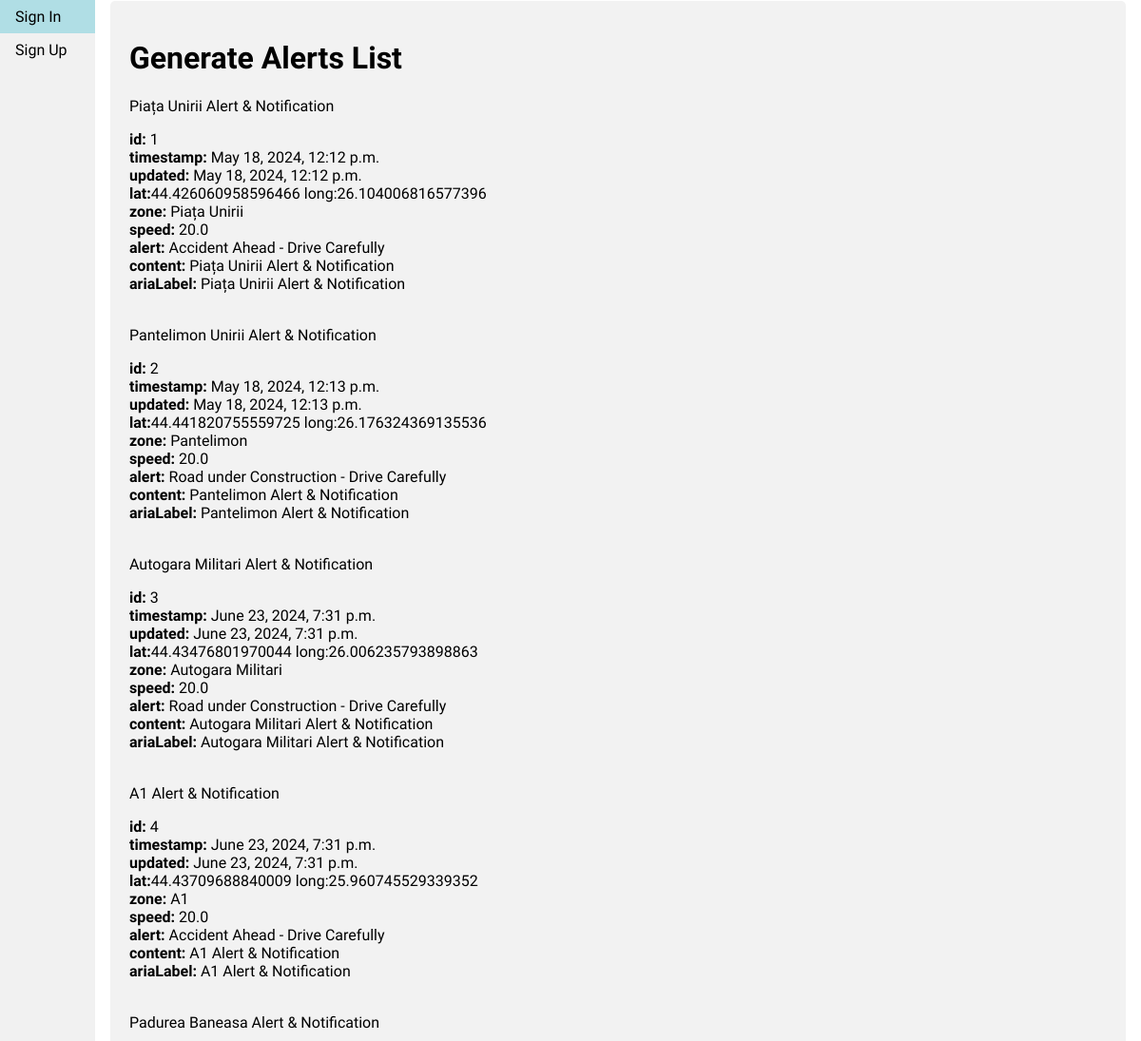
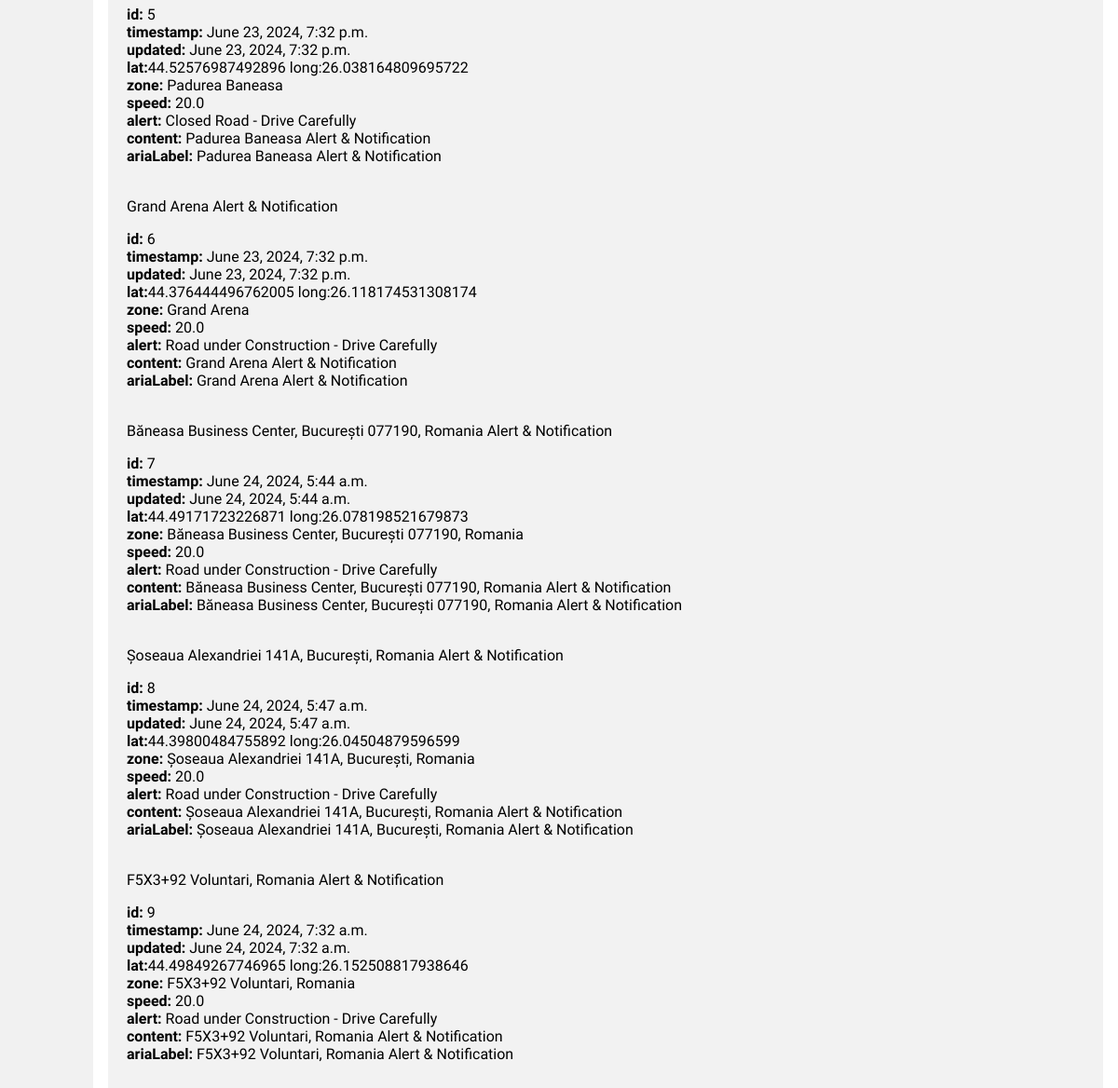
The app's page /generateAlertsList, older data (2 pictures, top to bottom).
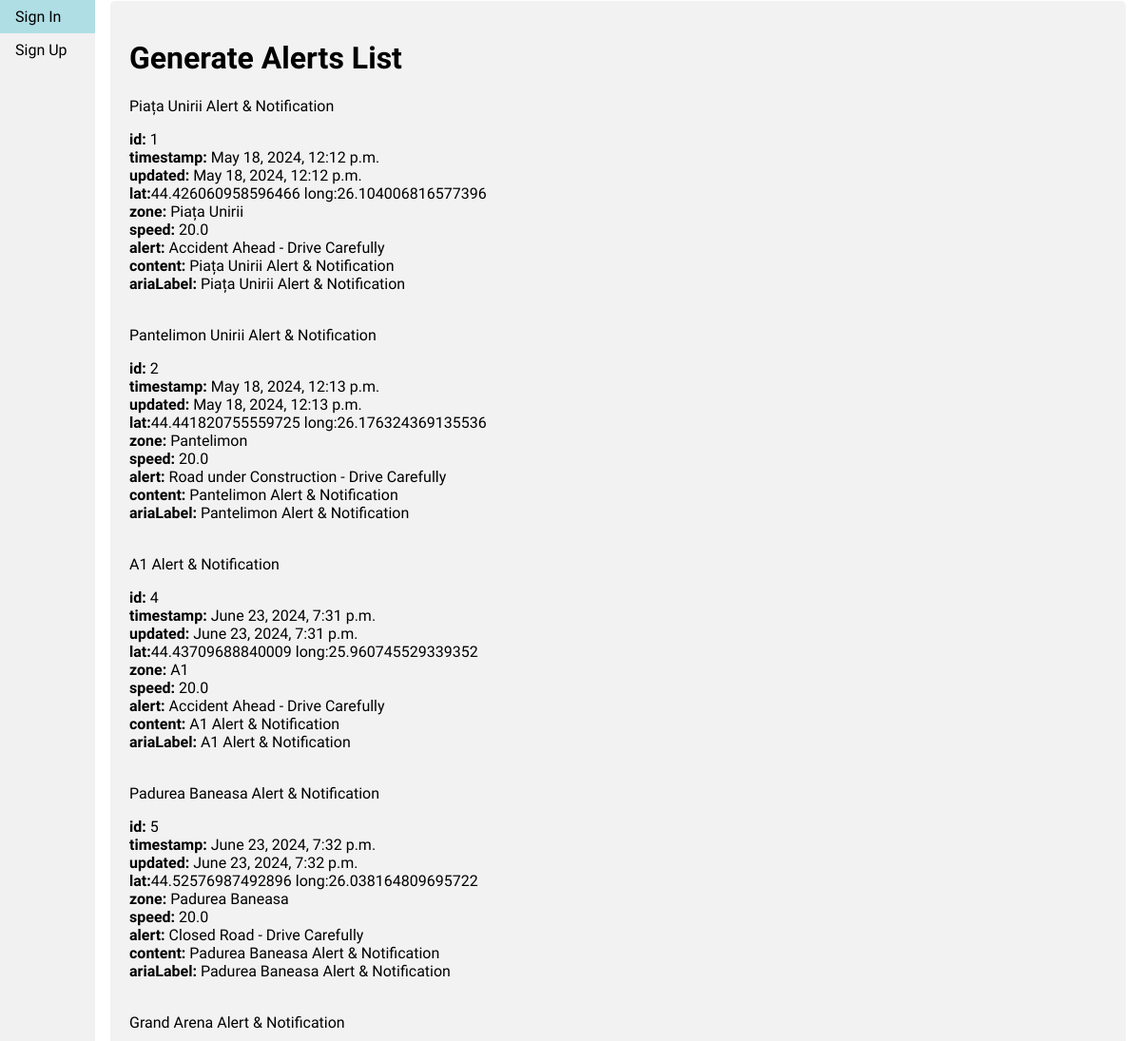
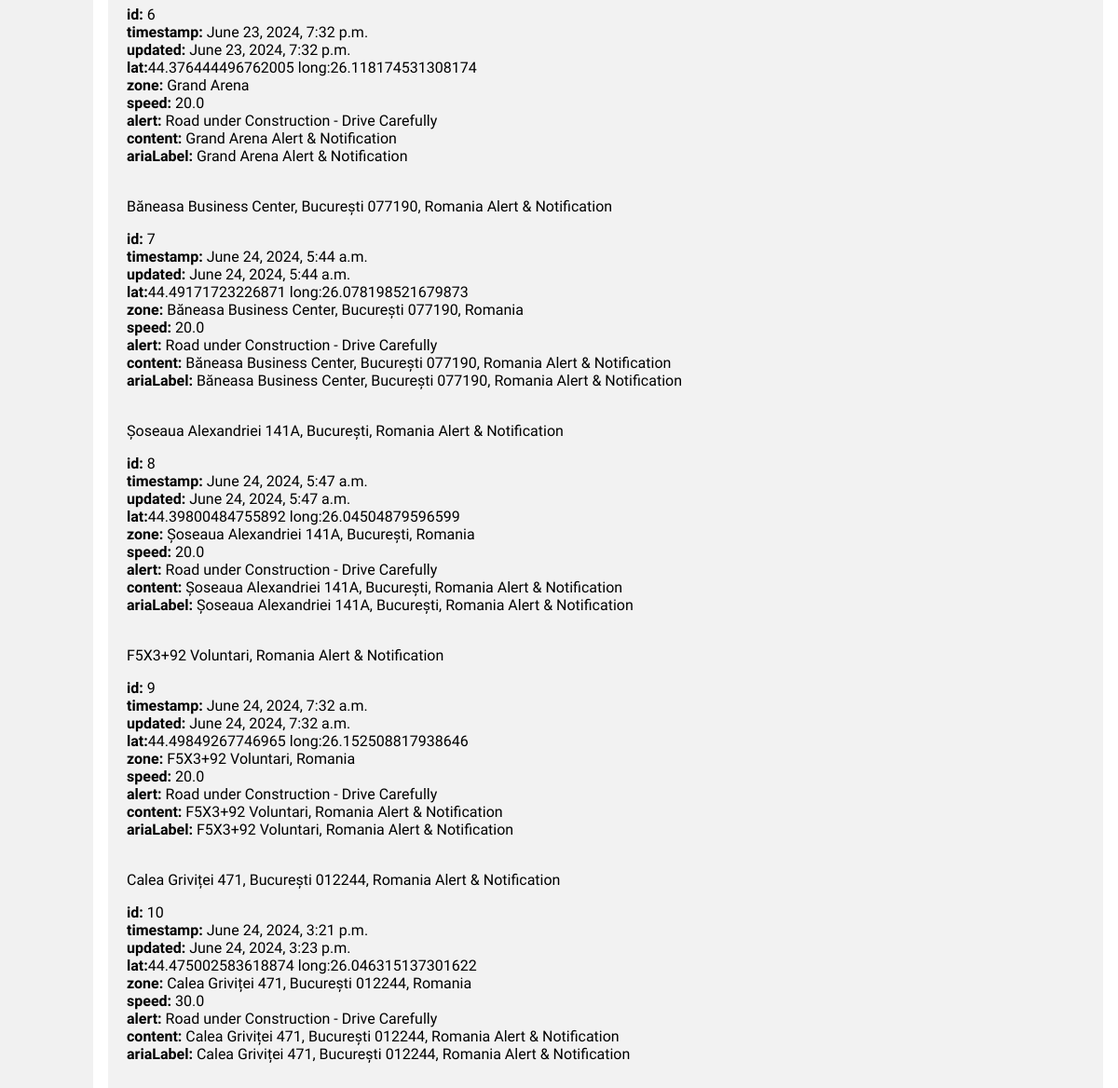
The same page, newer data (2 pictures, top to bottom).
### users_tutorial/models.py (models this page shows, shortened)
class GenerateAlert(models.Model):
	timestamp = models.DateTimeField(auto_now_add=True)
	updated = models.DateTimeField(auto_now=True)
	lat = models.FloatField()
	lng = models.FloatField()
	zone = models.CharField(max_length=100)
	speed = models.FloatField()
	alert = models.CharField(max_length=100)
	content = models.CharField(max_length=300)
	ariaLabel = models.CharField(max_length=100)
	title = models.CharField(max_length=100)

### users_tutorial/views.py (the view)
# urls.py: path('generateAlertsList', views.generateAlertsList, name="generateAlertsList"),
def generateAlertsList(request):
	generate_alerts_list = GenerateAlert.objects.all()
	return render(request, 'lists/generate_alerts_list.html', {'generate_alerts_list': generate_alerts_list})

### templates/lists/generate_alerts_list.html (shortened to what this page needs)
{% extends 'base.html' %}
{% load static %}
{% block content %}
    <div class='container'>
        <h1>Generate Alerts List</h1>
        {% for alert in generate_alerts_list %}
            <div class="card">
                <div class="card-header"> {{ alert.title }} </div>
                <div class="card-body">
                    <p class="card-text">
                        <strong>id:</strong> {{ alert.id }}</br>
                        <strong>timestamp:</strong> {{ alert.timestamp }}</br>
                        <strong>updated:</strong> {{ alert.updated }}</br>
                        <strong>lat:</strong>{{ alert.lat }} long:{{ alert.lng }}</br>
                        <strong>zone:</strong> {{ alert.zone }}</br>
                        <strong>speed:</strong> {{ alert.speed }}</br>
                        <strong>alert:</strong> {{ alert.alert }}</br>
                        <strong>content:</strong> {{ alert.content }}</br>
                        <strong>ariaLabel:</strong> {{ alert.ariaLabel }}</br>
                    </p>
                </div>
            </div>
        {% endfor %}
    </div>
{% endblock %}

Row changes from the older to the newer data that the page shows:
removed GenerateAlert: title "Autogara Militari Alert & Notification", id "3", timestamp "June 23, 2024, 7:31 p.m.", updated "June 23, 2024, 7:31 p.m.", lat "44.43476801970044", lng "26.006235793898863", zone "Autogara Militari", speed "20.0", alert "Road under Construction - Drive Carefully", content "Autogara Militari Alert & Notification", ariaLabel "Autogara Militari Alert & Notification"
added GenerateAlert: title "Calea Griviței 471, București 012244, Romania Alert & Notification", id "10", timestamp "June 24, 2024, 3:21 p.m.", updated "June 24, 2024, 3:23 p.m.", lat "44.475002583618874", lng "26.046315137301622", zone "Calea Griviței 471, București 012244, Romania", speed "30.0", alert "Road under Construction - Drive Carefully", content "Calea Griviței 471, București 012244, Romania Alert & Notification", ariaLabel "Calea Griviței 471, București 012244, Romania Alert & Notification"
